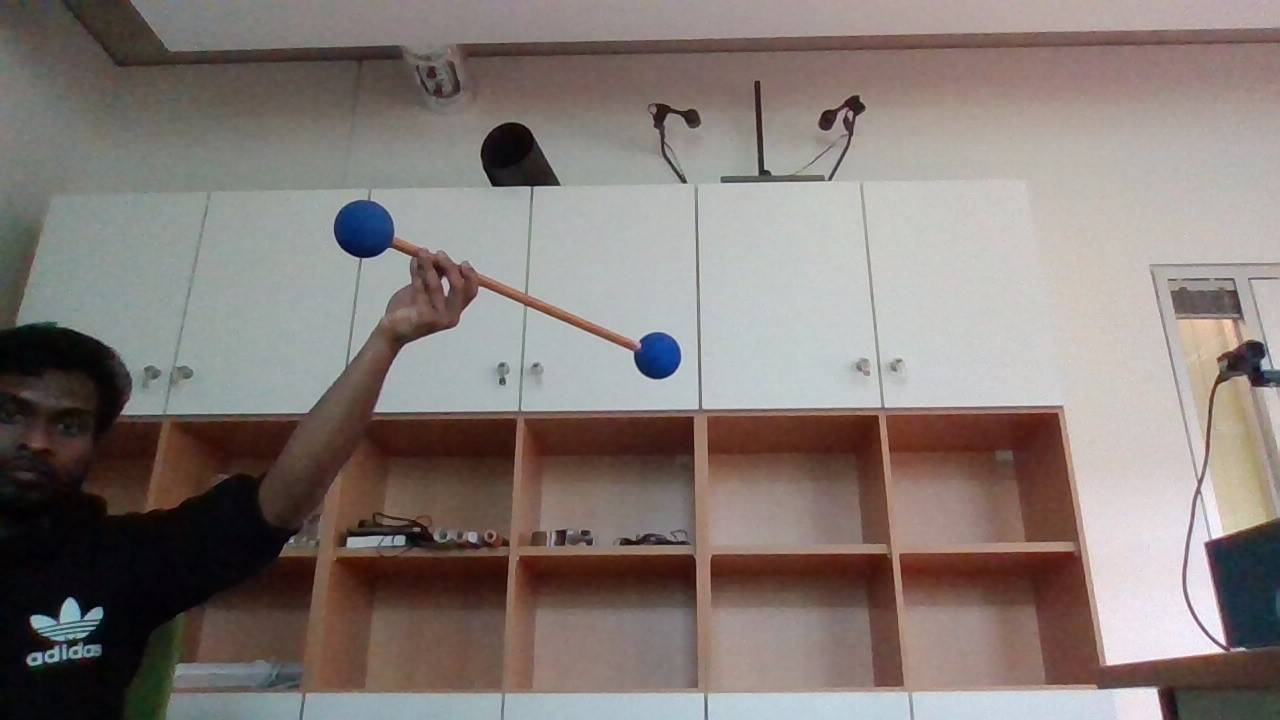
#> input picture 12,04,2023/blue24.jpg, 1280 x 720 px, found by its file name
$ python 'sphere2 copy 4.py'
#> lines starting #> are read from the running program, lines starting #| are printed output that depends on the picture; after the words box and inside, x2 and y2 are one past the last pixel; in counts of white or black regions, pixels touching at a corner belong together
import numpy as np
import cv2 as cv

def empty(a):
    pass

img = cv.imread("blue24.jpg")
#> img is the input picture: shape (720, 1280, 3); mean B, G, R 118.8, 123.1, 132.8

assert img is not None, "file could not be read, check with os.path.exists()"
#img = cv.medianBlur(img,5)
#cimg = cv.cvtColor(img,cv.COLOR_GRAY2BGR)
cv.imshow('image', img)

# redsphe.py ref
#img1 = cv.imread('imageR3.png')
hsv = cv.cvtColor(img, cv.COLOR_BGR2HSV)
#> hsv: shape (720, 1280, 3); mean H, S, V 44.2, 53.2, 136
#lower_red = np.array([0, 50, 50])
upper_blue = np.array([122, 255, 255])
lower_blue = np.array([102, 81, 25])
mask = cv.inRange(hsv, lower_blue, upper_blue)
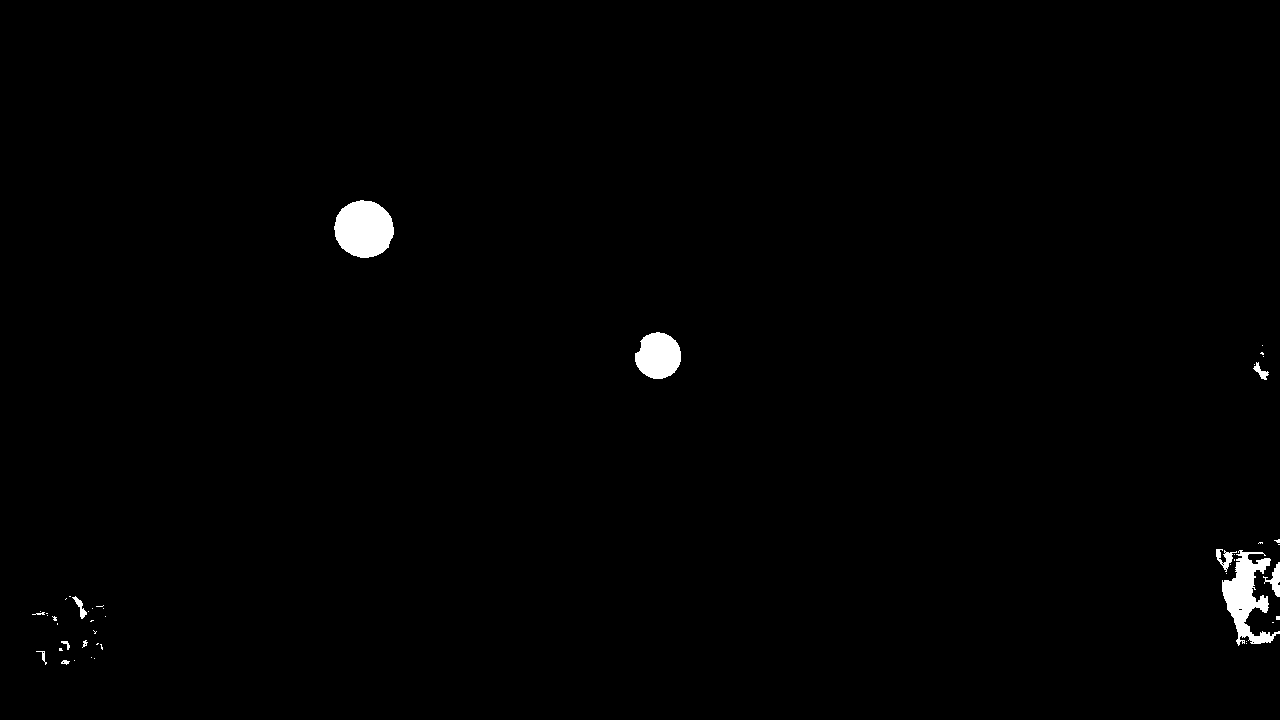
#> mask: shape (720, 1280); 0.83% white; 47 white regions (35 under 20 px), largest, box (x1, y1, x2, y2) and area: (334, 200, 394, 258) 2686, (1222, 550, 1280, 646) 2360, (635, 332, 681, 379) 1655
cv.imshow('maskimage', mask)

#mask = cv.imread("morphoblue2.jpg")
mask1 = cv.cvtColor(img, cv.COLOR_BGR2GRAY)
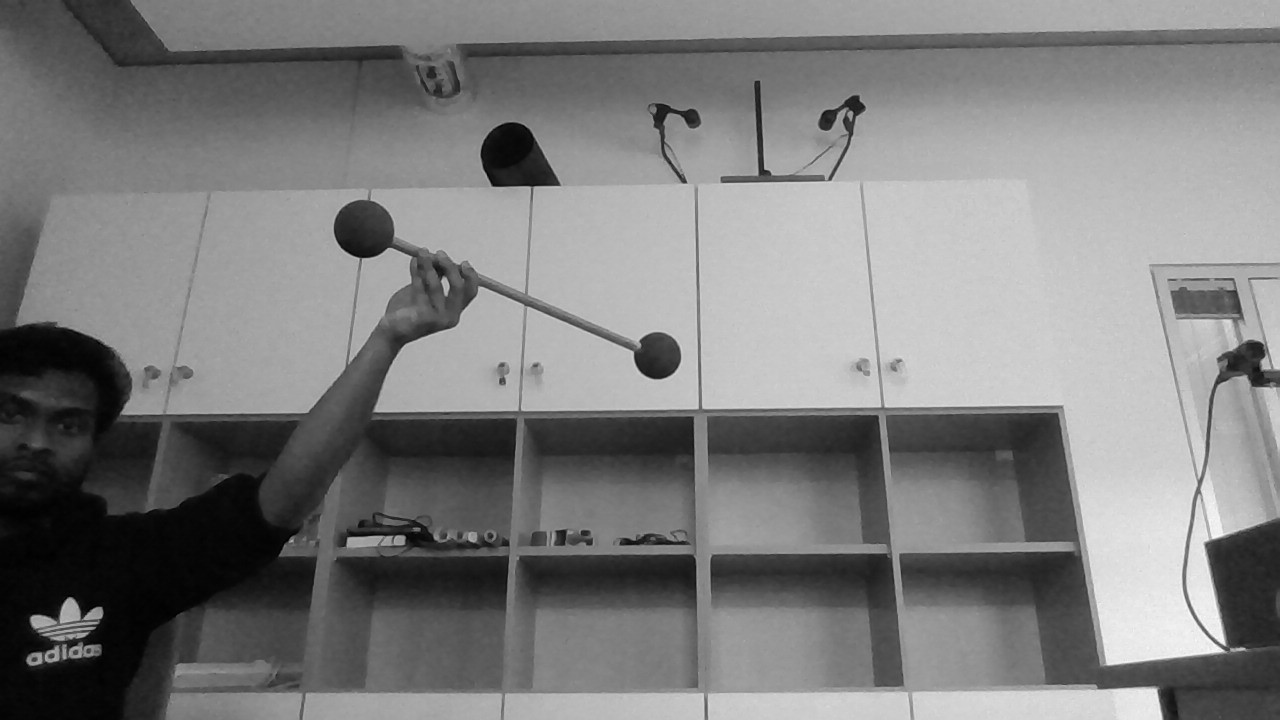
#> mask1: shape (720, 1280); min 0, max 251, mean 125.5
mask2 = cv.cvtColor(mask, cv.COLOR_GRAY2BGR)

#print(type(mask[0][0][0]))
#mask1 = cv.medianBlur(mask, 5)
kernel = np.ones((5,5),np.uint8)
#erode = cv.erode(mask,kernel,iterations = 1)
#cv.imshow('erode', erode)
dilate = cv.dilate(mask,kernel,iterations = 1)
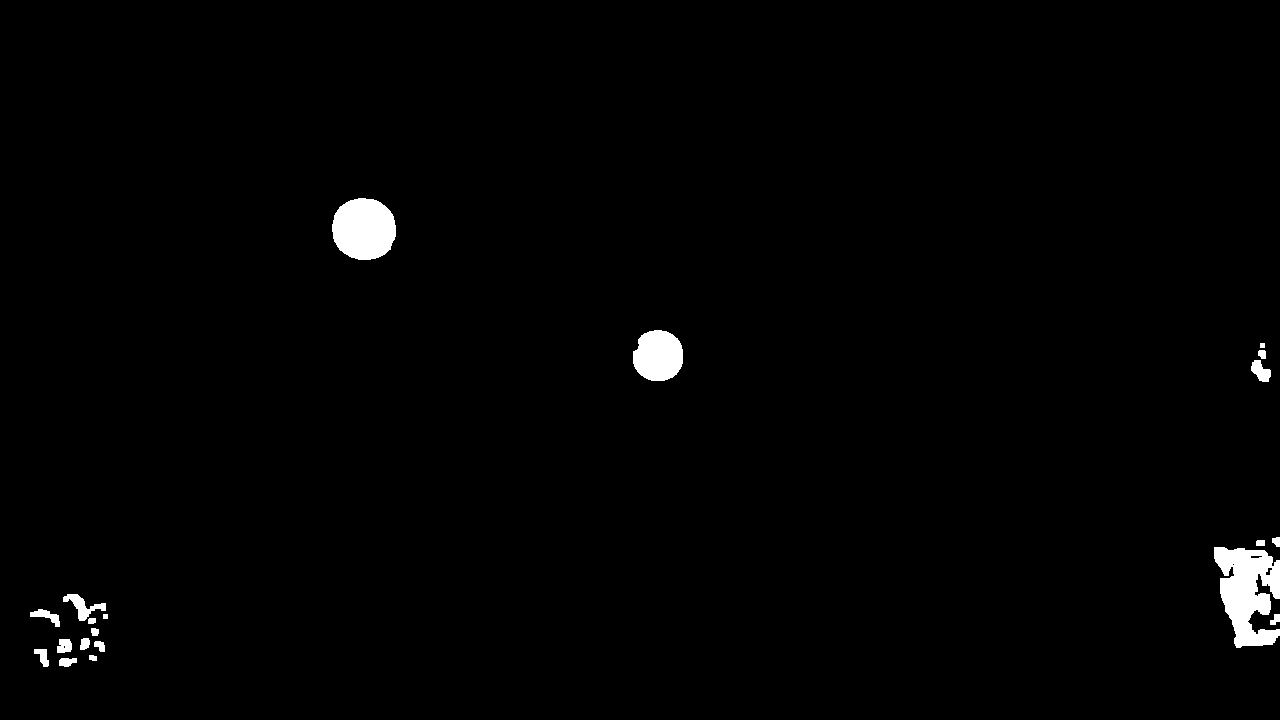
#> dilate: shape (720, 1280); 1.3% white; 20 white regions, largest, box (x1, y1, x2, y2) and area: (1214, 547, 1280, 648) 4325, (332, 198, 396, 260) 3174, (633, 330, 683, 381) 2047
cv.imshow('dilate', dilate)
# redsphe.py ref

#thresh = cv.threshold(img, 220, 255, cv.THRESH_BINARY)[1]
#cv.imshow(' circles',thresh)

# apply morphological closing operation
kernel = np.ones((5,5),np.uint8)
#closing = cv.morphologyEx(thresh, cv.MORPH_CLOSE, kernel)
closing = cv.morphologyEx(mask, cv.MORPH_CLOSE, kernel)
#> closing: shape (720, 1280); 0.87% white; 29 white regions (19 under 20 px), largest, box (x1, y1, x2, y2) and area: (1216, 549, 1280, 646) 3105, (334, 200, 394, 258) 2686, (635, 332, 681, 379) 1655
closing1 = cv.morphologyEx(dilate, cv.MORPH_CLOSE, kernel)
#> closing1: shape (720, 1280); 1.3% white; 13 white regions
#mask1 = cv.medianBlur(closing1, 5)
#closing2 = cv.morphologyEx(closing1, cv.MORPH_CLOSE, kernel)

cv.imshow('closing',closing)
cv.imshow('closing1',closing1)
#cv.imshow('closing2',closing2)


cv.namedWindow("TrackBars")
cv.resizeWindow("TrackBars",640,240)
cv.createTrackbar("centerDist","TrackBars",5,1000,empty)
cv.createTrackbar("param1","TrackBars",50,500,empty)
cv.createTrackbar("param2","TrackBars",30,50,empty)
cv.createTrackbar("minRadius","TrackBars",5,100,empty)
cv.createTrackbar("maxRadius","TrackBars",0,600,empty)

contours, hierarchy = cv.findContours(mask, cv.RETR_EXTERNAL, cv.CHAIN_APPROX_SIMPLE)
#> contours = 47 contours, 38 with area under 20; largest, box (x1, y1, x2, y2) and area: (334, 200, 394, 258) 2602, (1222, 550, 1280, 646) 2124, (635, 332, 681, 379) 1588, (1263, 562, 1280, 597) 192, (1216, 549, 1237, 572) 144
#print((contours))

centers = []
cx =[]

for contour in contours:
    area = cv.contourArea(contour)
    #print(area)
    if area>1500:
        #print('Area:', area)
        #print(contour)
        cv.drawContours(mask, [contour], -1, (0, 255, 0), 2)
        M = cv.moments(contour)
        #print((M))
        cx = int(M['m10'] / M['m00'])
        cy = int(M['m01'] / M['m00'])
        #cx.append(cx)
        #print(len(cx))
        '''
        for i in range(len(cx)):
            for j in range(i+1, len(cx)):
                # Calculate the difference between the i-th value and the j-th value
                diff = cx[j] - cx[i]
                print('Difference between value at index', i, 'and value at index', j, ':', diff)
        '''
        centers.append((cx, cy))
        print(centers)
        cv.circle(img, (cx,cy), 2, (0, 0, 255), -1)
        cv.imshow('image1', img)
#> this loop made 47 passes
#> (area, cx, cy) on passes 36, 46, 47: (2124.5, 1245, 596), (1587.5, 657, 355), (2602, 363, 228)
#> area on passes 5, 11, 29, 33, 37, 42: 20, 20.5, 86, 192, 143.5, 86.5
#| [(1245, 596)]
#| [(1245, 596), (657, 355)]
#| [(1245, 596), (657, 355), (363, 228)]
#> img: shape (720, 1280, 3); under 0.01% of pixels changed, all inside (x1, y1, x2, y2) = (361, 226, 1248, 599)
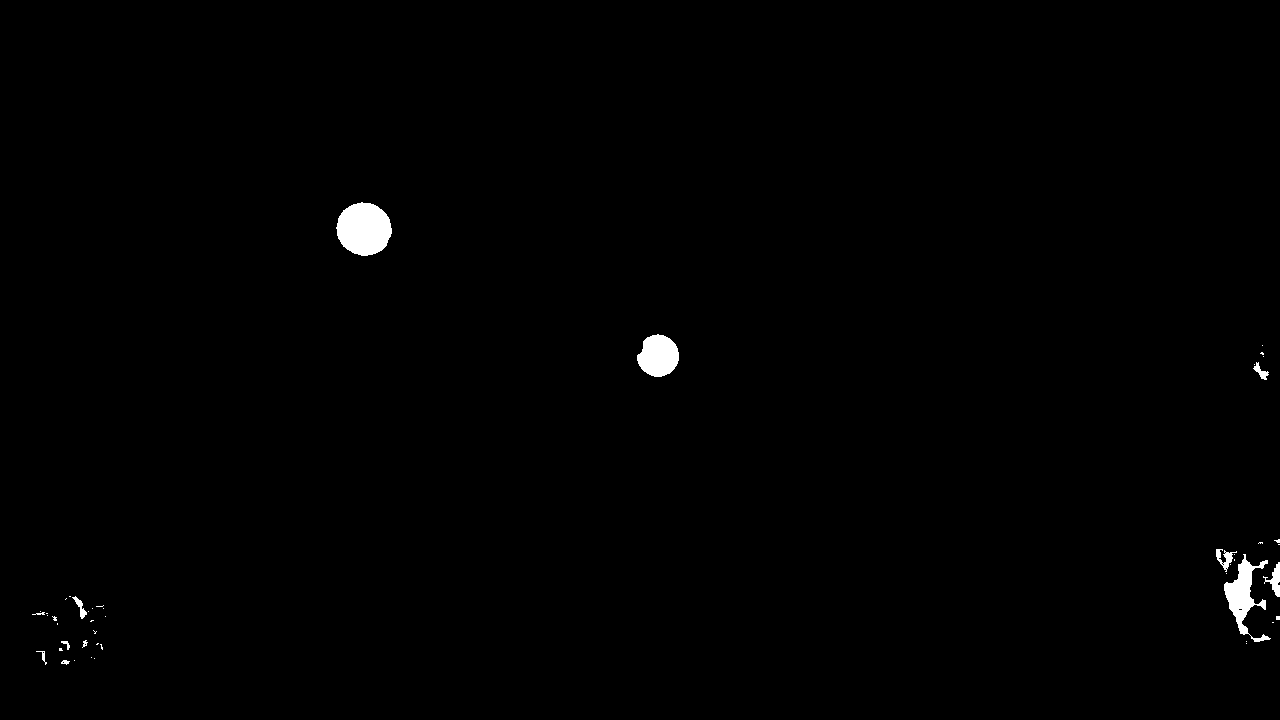
#> mask: shape (720, 1280); 0.65% white; 47 white regions (35 under 20 px), largest, box (x1, y1, x2, y2) and area: (336, 202, 392, 256) 2296, (1224, 554, 1271, 642) 1427, (637, 334, 679, 377) 1347
#> after the loop, centers = [(1245, 596), (657, 355), (363, 228)]
cv.waitKey(0)

#cv.imshow('Contours', mask)

'''
max_contour = max(contours, key=cv.contourArea)
#print(len(max_contour))

'''
'''
M = cv.moments(max_contour)
cx = int(M['m10']/M['m00'])
cy = int(M['m01']/M['m00'])
print(cx,cy)

cv.circle(img, (cx,cy), 2, (0, 0, 255), -1)
cv.circle(img, (cx,cy), int(M['m00']//max_contour.size), (0, 255, 0), 2)
'''
'''

centers = []
m00 = []
m01 = []
m10 = []
for contour in contours:
    # Draw the contour on the original image
    #cv.drawContours(mask1, [contour], -1, (0, 255, 0), 2)
    # Calculate the center of the contour
    M = cv.moments(contour)
    M1 = cv.moments(max_contour)
    #print((M))
    #print(type(M))
    if M['m00'] != 0:
        m00.append(M['m00'])
        m01.append(M['m01'])
        m10.append(M['m10'])
        cx = int(M['m10'] / M['m00'])
        cy = int(M['m01'] / M['m00'])
        #print(cx)
        centers.append((cx, cy))
# [6 lines of commented-out code are left out]
cv.waitKey(0)


'''
'''
circles = cv.HoughCircles(mask, cv.HOUGH_GRADIENT, 1, 50, param1=100, param2=30, minRadius=0, maxRadius=0)
print(circles)

centers = []
if circles is not None:
    circles = np.uint16(np.around(circles))
    for circle in circles[0, :]:
        # Draw the circle on the original image
        cv.circle(mask1, (circle[0], circle[1]), circle[2], (0, 255, 0), 2)
        # Calculate the center of the circle
        centers.append((circle[0], circle[1]))
        # Draw a circle at the center of the circle
        cv.circle(mask1, (circle[0], circle[1]), 3, (0, 0, 255), -1)
cv.imshow('image1', mask1)
cv.waitKey(0)
'''


'''
while True:
    #cimg = cv.cvtColor(img,cv.COLOR_GRAY2BGR)
    centerDist = cv.getTrackbarPos("centerDist","TrackBars")
    param1 = cv.getTrackbarPos("param1", "TrackBars")
    param2 = cv.getTrackbarPos("param2", "TrackBars")
    minRadius = cv.getTrackbarPos("minRadius", "TrackBars")
    maxRadius = cv.getTrackbarPos("maxRadius", "TrackBars")
    #cv.setTrackbarMin("maxRadius", "TrackBars", minRadius)
    print(centerDist,param1,param2,minRadius,maxRadius)


    #circles = cv.HoughCircles(img,cv.HOUGH_GRADIENT,1,centerDist,param1=param1,param2=param2,minRadius=minRadius,maxRadius=maxRadius)
    circles = cv.HoughCircles(closing,cv.HOUGH_GRADIENT,1,centerDist,param1=param1,param2=param2,minRadius=minRadius,maxRadius=maxRadius)
    print(circles)

    circles = np.uint16(np.around(circles))
    if circles.any():
        for i in circles[0,:]:
            # draw the outer circle
            #cv.circle(cimg,(i[0],i[1]),i[2],(0,255,0),2)
            cv.circle(img,(i[0],i[1]),i[2],(0,255,0),2)
            # draw the center of the circle
            #cv.circle(cimg,(i[0],i[1]),2,(0,0,255),3)
            cv.circle(img,(i[0],i[1]),2,(0,0,255),3)


    #cv.imshow('detected circles',cimg)
    cv.imshow('detected circles',img)
    cv.waitKey()
'''

$ run again, with 11,04,2023/imageR3.png saved as 12,04,2023/blue24.jpg
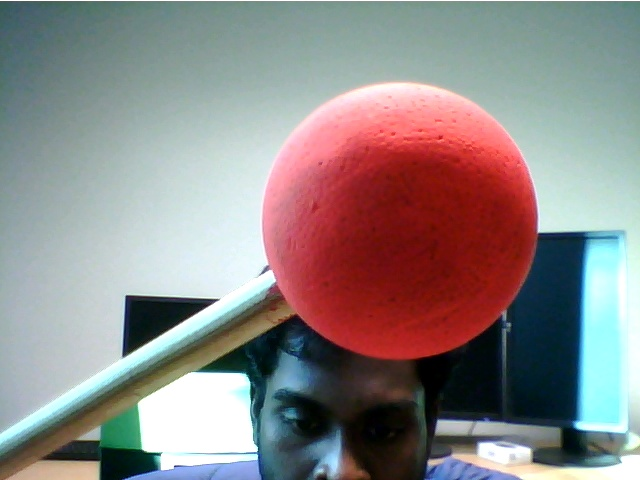
#> input picture 11,04,2023/imageR3.png, 640 x 480 px, found by its file name
#> img is the input picture: shape (480, 640, 3); mean B, G, R 135.4, 135.7, 141.9
#> hsv: shape (480, 640, 3); mean H, S, V 78.4, 88.1, 161.8
#> mask2: shape (480, 640, 3); 4% white; 139 white regions (103 under 20 px), largest, box (x1, y1, x2, y2) and area: (119, 452, 267, 480) 1996, (537, 232, 590, 336) 1778, (284, 321, 329, 388) 1200
#> dilate: shape (480, 640); 8.1% white; 40 white regions, largest, box (x1, y1, x2, y2) and area: (430, 230, 600, 436) 12750, (282, 319, 333, 390) 2500, (117, 450, 269, 480) 2475
#> closing: shape (480, 640); 4.6% white; 67 white regions (44 under 20 px), largest, box (x1, y1, x2, y2) and area: (432, 232, 598, 434) 6710, (119, 452, 267, 480) 2015, (284, 321, 331, 388) 1638
#> `closing1 = cv.morphologyEx(dilate, cv.MORPH_CLOSE, kernel)`:
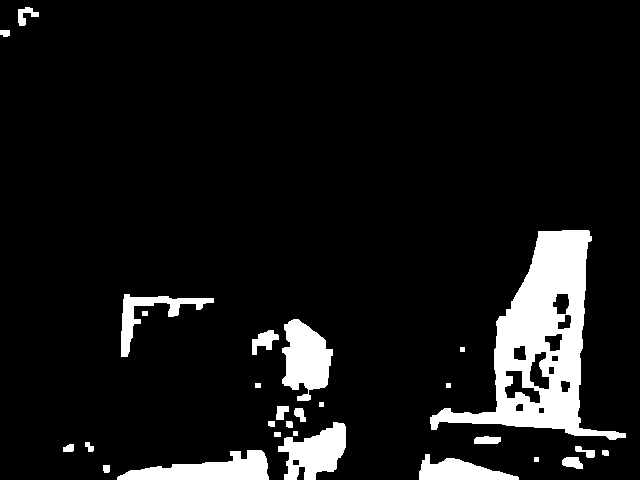
#> closing1: shape (480, 640); 8.6% white; 28 white regions
#> contours = 138 contours, 109 with area under 20; largest, box (x1, y1, x2, y2) and area: (119, 452, 267, 480) 1825, (537, 232, 590, 336) 1572, (284, 321, 329, 388) 1128, (421, 460, 517, 480) 1016, (432, 388, 598, 434) 894
#> the loop `for contour in contours:` made 138 passes
#> (area, cx, cy) on passes 20, 133: (1825, 207, 471), (1572, 568, 270)
#> (printed output is left out)
#> after the loop `for contour in contours:`:
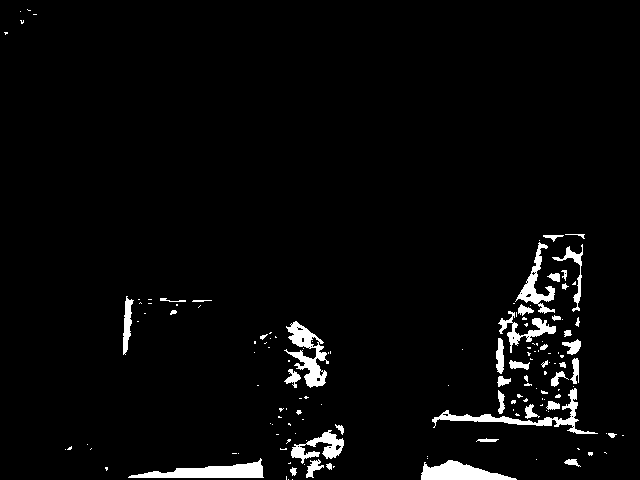
#> mask: shape (480, 640); 3.4% white; 146 white regions (104 under 20 px), largest, box (x1, y1, x2, y2) and area: (128, 458, 264, 478) 1310, (284, 321, 329, 388) 1200, (432, 388, 598, 434) 1126
#> after the loop `for contour in contours:`: centers = [(207, 471), (568, 270)]
